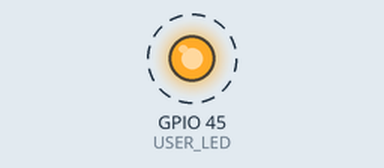
Bench run of a sketch on a simulated ESP32. On the bench: output pins drawn as LEDs (lit = HIGH). Dashed ring = blinking. What the sketch prints to the serial monitor is not drawn.

Above: at 0.2 s.
Timing chart, 0 to 3.0 s (numbered marks = the images above):
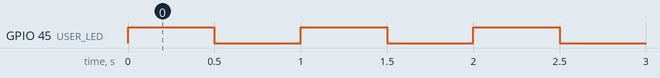

The sketch:

ESP32_Hardware_Watchdog_Toggle.ino
```cpp
/*
 * This program uses the ESP32 Task Watchdog Timer to monitor
 * the main loop.
 *
 * The User LED on GPIO 45 toggles whenever the loop executes
 * successfully and feeds the watchdog.
 */

#include <Arduino.h>
#include "esp_task_wdt.h"

#define USER_LED 45

// Watchdog timeout in seconds
#define WDT_TIMEOUT 3

void setup()
{
    Serial.begin(115200);

    pinMode(
        USER_LED,
        OUTPUT
    );

    digitalWrite(
        USER_LED,
        LOW
    );

    // Start the Task Watchdog Timer
    esp_task_wdt_init(
        WDT_TIMEOUT,
        true
    );

    // Register the current Arduino task
    esp_task_wdt_add(NULL);

    Serial.println("Task Watchdog Started");
}

void loop()
{
    // Successful loop execution
    digitalWrite(
        USER_LED,
        !digitalRead(USER_LED)
    );

    Serial.println("Watchdog heartbeat");

    // Reset watchdog timer
    esp_task_wdt_reset();

    delay(500);
}
```

Measured:
- by itself, GPIO 45 (USER_LED): alternates HIGH for 0.50 s and LOW for 0.50 s
